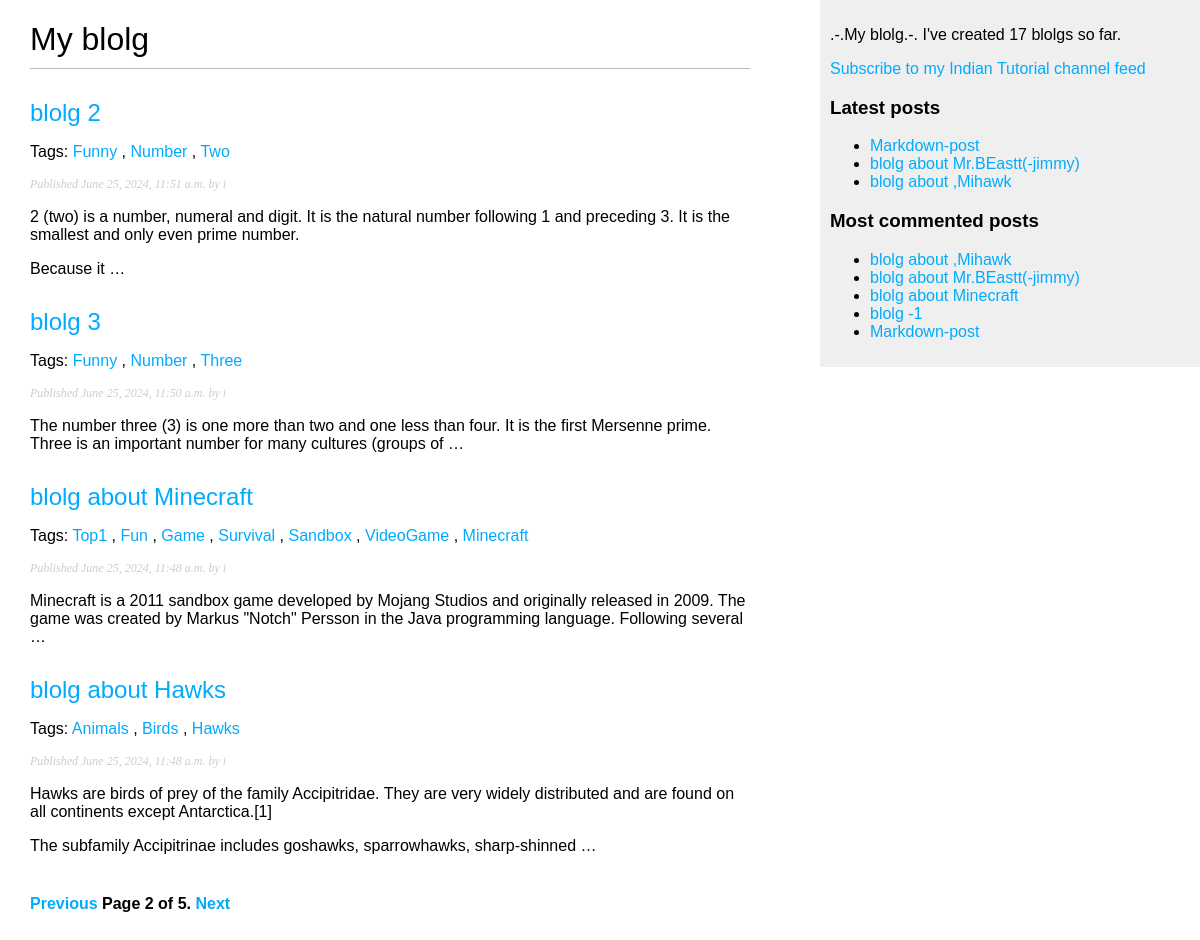
Screenshot of /blolg/?page=2 with the database file from the repository.
### blolg/models.py (models this page shows, shortened)
class Post(models.Model):
    class Status(models.TextChoices):
        DRAFT = 'DF', 'Draft'
        PUBLISHED = 'PB', 'Published'
    title = models.CharField(max_length=250)
    slug = models.SlugField(max_length=250, unique_for_date='publish')
    author = models.ForeignKey(User, on_delete=models.CASCADE, related_name='blog_posts')
    body = models.TextField()
    publish = models.DateTimeField(default=timezone.now)
    created = models.DateTimeField(auto_now_add=True)
    updated = models.DateTimeField(auto_now=True)
    status = models.CharField(max_length=2, choices=Status.choices, default=Status.DRAFT)
    tags = TaggableManager()
    objects = models.Manager()
    published = PublishedManager()
    class Meta:
        ordering = ['-publish']
        indexes = [
            models.Index(fields=['-publish']),
            ]
    def get_absolute_url(self):
        return reverse('blolg:post_detail', args=[self.publish.year, self.publish.month, self.publish.day, self.slug])

### blolg/views.py (the view)
# urls.py: path('', post_list, name='post_list'),
def post_list(request, tag_slug=None):
    post_list = Post.published.all()
    tag = None
    if tag_slug:
        tag = get_object_or_404(Tag, slug=tag_slug)
        post_list = post_list.filter(tags__in=[tag])
    paginator = Paginator(post_list, 4)
    page_number = request.GET.get('page', 1)
    try:
        posts = paginator.page(page_number)
    except PageNotAnInteger:
        posts = paginator.page(1)
    except EmptyPage:
        posts = paginator.page(paginator.num_pages)
    return render(request, 'blolg/post/list.html', {'posts': posts, 'tag': tag})

### blolg/models.py (called while the page is built)
    def get_queryset(self):
        return super().get_queryset().filter(status=Post.Status.PUBLISHED)

### blolg/templatetags/blolg_tags.py (called while the page is built)
@register.simple_tag
def total_posts():
    return Post.published.count()

@register.inclusion_tag('blolg/post/latest_posts.html')
def show_latest_posts(count=5):
    latest_posts = Post.published.order_by('-publish')[:count]
    return {'latest_posts': latest_posts}

@register.simple_tag
def get_most_commented_posts(count=5):
    return Post.published.annotate(total_comments=Count('comments')).order_by('-total_comments')[:count]

@register.filter(name='markdown')
def markdown_format(text):
 return mark_safe(markdown.markdown(text))

### blolg/templates/blolg/post/list.html (shortened to what this page needs)
{% extends 'blolg/base.html' %}
{% load blolg_tags %}
{% block content %}
<h1>My blolg</h1>
{% for post in posts %}
<h2>
    <a href="{{ post.get_absolute_url }}">
        {{ post.title }}
    </a>
</h2>
<p class="tags">
    Tags:
    {% for tag in post.tags.all %}
    <a href="{% url "blolg:post_list_by_tag" tag.slug %}">
        {{ tag.name }}
    </a>
    {% if not forloop.last %}, {% endif %}
    {% endfor %}
<p class="date">
    Published {{ post.publish }} by {{ post.author }}
</p>
{{ post.body|markdown|truncatewords_html:30 }}
{% endfor %}
{% include "blolg/pagination.html" with page=posts %}
{% endblock %}

### blolg/templates/blolg/base.html (shortened to what this page needs)
{% load blolg_tags %}
{% load static %}
<!DOCTYPE html>
<html lang="en">
<head>
    <link rel="stylesheet" href="{% static 'css/style.css' %}">
</head>
<body>
    <div id="content">
        {% block content %}
        {% endblock %}
    </div>
    <div id="sidebar">
        <p>
            .-.My blolg.-.
            I've created {% total_posts %} blolgs so far.
        </p>
        <p>
            <a href="{% url "blolg:post_feed" %}">
                Subscribe to my Indian Tutorial channel feed
            </a>
        </p>
        <h3>Latest posts</h3>
        {% show_latest_posts 3 %}
        <h3>Most commented posts</h3>
        {% get_most_commented_posts as most_commented_posts %}
        <ul>
            {% for post in most_commented_posts %}
            <li>
                <a href="{{ post.get_absolute_url }}">{{ post.title }}</a>
            </li>
            {% endfor %}
        </ul>
    </div>
</body>
</html>

### blolg/templates/blolg/post/latest_posts.html
<ul>
    {% for post in latest_posts %}
    <li>
        <a href="{{ post.get_absolute_url }}">{{ post.title }}</a>
    </li>
    {% endfor %}
</ul>

### blolg/static/css/style.css (style rules this page uses)
body { margin:0; padding:0; font-family:helvetica, sans-serif; }
a { color:#00abff; text-decoration:none; }
h1 { font-weight:normal; border-bottom:1px solid #bbb; padding:0 0 10px 0; }
h2 { font-weight:normal; margin:30px 0 0; }
#content { float:left; width:60%; padding:0 0 0 30px; }
#sidebar { float:right; width:30%; padding:10px; background:#efefef; height:100%; }
p.date { color:#ccc; font-family: georgia, serif; font-size: 12px; font-style: italic; }

### rows the page displays
Post: title "blolg 2", publish "June 25, 2024, 11:51 a.m.", author "i", body "2 (two) is a number, numeral and digit. It is the natural number following 1 and preceding 3. It is the smallest and only even prime number. Because it …"
Tag: name "Funny"
Tag: name "Number"
Tag: name "Two"
Post: title "blolg 3", publish "June 25, 2024, 11:50 a.m.", author "i", body "The number three (3) is one more than two and one less than four. It is the first Mersenne prime. Three is an important number for many cultures (groups of …"
Tag: name "Three"
Post: title "blolg about Minecraft", publish "June 25, 2024, 11:48 a.m.", author "i", body "Minecraft is a 2011 sandbox game developed by Mojang Studios and originally released in 2009. The game was created by Markus \"Notch\" Persson in the Java programming language. Following several …"
Tag: name "Top1"
Tag: name "Fun"
Tag: name "Game"
Tag: name "Survival"
Tag: name "Sandbox"
Tag: name "VideoGame"
Tag: name "Minecraft"
Post: title "blolg about Hawks", publish "June 25, 2024, 11:48 a.m.", author "i", body "Hawks are birds of prey of the family Accipitridae. They are very widely distributed and are found on all continents except Antarctica.[1] The subfamily Accipitrinae includes goshawks, sparrowhawks, sharp-shinned …"
Tag: name "Animals"
Tag: name "Birds"
Tag: name "Hawks"
Post: title "Markdown-post"
Post: title "blolg about Mr.BEastt(-jimmy)"
Post: title "blolg about ,Mihawk"
Post: title "blolg -1"

### other values shown
{{ page.number }} "2"
{{ page.paginator.num_pages }} "5"
